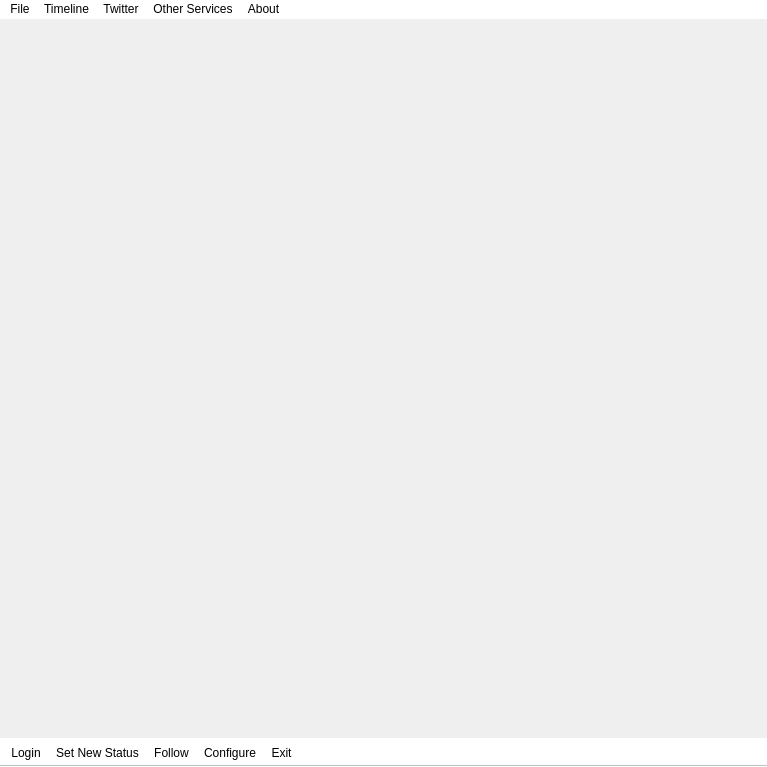
<ui version="4.0" >
 <class>MainWindow</class>
 <widget class="QMainWindow" name="MainWindow" >
  <property name="geometry" >
   <rect>
    <x>0</x>
    <y>0</y>
    <width>767</width>
    <height>767</height>
   </rect>
  </property>
  <property name="windowTitle" >
   <string>Twitter Client made in qt , This is UI First</string>
  </property>
  <property name="windowIcon" >
   <iconset resource="../images/images.qrc" >
    <normaloff>:/twitter/TwitterPostIcon.png</normaloff>:/twitter/TwitterPostIcon.png</iconset>
  </property>
  <property name="layoutDirection" >
   <enum>Qt::LeftToRight</enum>
  </property>
  <property name="autoFillBackground" >
   <bool>false</bool>
  </property>
  <property name="styleSheet" >
   <string notr="true" >background-image: url(:/globalStyle/work_area.png);</string>
  </property>
  <widget class="QWidget" name="centralwidget" >
   <widget class="QLabel" name="twitterImageLabel" >
    <property name="geometry" >
     <rect>
      <x>130</x>
      <y>80</y>
      <width>221</width>
      <height>61</height>
     </rect>
    </property>
    <property name="text" >
     <string/>
    </property>
    <property name="pixmap" >
     <pixmap resource="../images/images.qrc" >:/twitter/Twitter.png</pixmap>
    </property>
   </widget>
   <widget class="QLabel" name="textLabelMainWindow" >
    <property name="geometry" >
     <rect>
      <x>10</x>
      <y>0</y>
      <width>641</width>
      <height>381</height>
     </rect>
    </property>
    <property name="layoutDirection" >
     <enum>Qt::LeftToRight</enum>
    </property>
    <property name="autoFillBackground" >
     <bool>false</bool>
    </property>
    <property name="text" >
     <string/>
    </property>
    <property name="textFormat" >
     <enum>Qt::RichText</enum>
    </property>
    <property name="scaledContents" >
     <bool>true</bool>
    </property>
    <property name="alignment" >
     <set>Qt::AlignLeading|Qt::AlignLeft|Qt::AlignTop</set>
    </property>
    <property name="wordWrap" >
     <bool>true</bool>
    </property>
    <property name="openExternalLinks" >
     <bool>true</bool>
    </property>
   </widget>
  </widget>


  <widget class="QMenuBar" name="menubar" >
   <property name="geometry" >
    <rect>
     <x>0</x>
     <y>0</y>
     <width>609</width>
     <height>28</height>
    </rect>
   
</property>
      <property name="styleSheet" >
	      <string notr="true" >font: 75 italic 10pt "Utopia"; background-color: white; background-image: url(:./images/work_area2.png);
</string>

   </property>
   <widget class="QMenu" name="menuFile" >
    <property name="title" >
     <string>File</string>
    </property>
    <addaction name="actionLogin" />
    <addaction name="actionLogout" />
    <addaction name="actionPrint" />
    <addaction name="separator" />
    <addaction name="actionConfigure" />
    <addaction name="actionExit" />
   </widget>
   <widget class="QMenu" name="menuAbout" >
    <property name="title" >
     <string>Timeline</string>
    </property>
    <addaction name="actionPublic" />
    <addaction name="actionFriends" />
    <addaction name="actionOwn" />
   </widget>
   <widget class="QMenu" name="menuAbout_2" >
    <property name="title" >
     <string>About</string>
    </property>
    <addaction name="separator" />
    <addaction name="actionIs_It_Working" />
    <addaction name="actionAbout_Qt_Twitter" />
    <addaction name="actionAbout_Qt" />
    <addaction name="actionHelp" />
   </widget>
   <widget class="QMenu" name="menuOther_Services" >
    <property name="title" >
     <string>Other Services</string>
    </property>
    <widget class="QMenu" name="menuSet_FaceBook_Status" >
     <property name="tearOffEnabled" >
      <bool>false</bool>
     </property>
     <property name="title" >
      <string>Set FaceBook Status</string>
     </property>
     <property name="separatorsCollapsible" >
      <bool>false</bool>
     </property>
     <addaction name="actionFacebook_Status_Twitter" />
    </widget>
    <addaction name="menuSet_FaceBook_Status" />
    <addaction name="actionView_Images_From_Area" />
   </widget>
   <widget class="QMenu" name="menuTwitter" >
    <property name="title" >
     <string>Twitter</string>
    </property>
    <addaction name="actionSet_New_Status" />
    <addaction name="actionFollow" />
    <addaction name="actionLeave" />
    <addaction name="actionUser_Methods" />
    <addaction name="actionDirect_Message_Methods" />
    <addaction name="actionFriendship_Methods" />
    <addaction name="actionArchive" />
    <addaction name="actionFavorite_Methods" />
    <addaction name="actionBlock_Methods" />
   </widget>
   <addaction name="menuFile" />
   <addaction name="menuAbout" />
   <addaction name="menuTwitter" />
   <addaction name="menuOther_Services" />
   <addaction name="menuAbout_2" />
  </widget>
  <widget class="QToolBar" name="toolBar" >
   <property name="acceptDrops" >
    <bool>false</bool>
   </property>
   <property name="windowTitle" >
    <string>toolBar</string>
   </property>
   <property name="layoutDirection" >
    <enum>Qt::LeftToRight</enum>
   </property>
   <property name="autoFillBackground" >
    <bool>false</bool>
   </property>
   <property name="styleSheet" >
	   <string notr="true" >background-color: white; background-image: url(:/images/work_area2.png);
	   </string>
   </property>
   <property name="movable" >
    <bool>false</bool>
   </property>
   <property name="floatable" >
    <bool>false</bool>
   </property>
   <attribute name="toolBarArea" >
    <enum>BottomToolBarArea</enum>
   </attribute>
   <attribute name="toolBarBreak" >
    <bool>false</bool>
   </attribute>
   <addaction name="actionLogin" />
   <addaction name="actionSet_New_Status" />
   <addaction name="actionFollow" />
   <addaction name="actionConfigure" />
   <addaction name="actionExit" />
  </widget>
  <action name="actionLogin" >
   <property name="enabled" >
    <bool>true</bool>
   </property>
   <property name="icon" >
    <iconset resource="../images/images.qrc" >
     <normaloff>:/twitter/user-online.svg</normaloff>
     <normalon>:/twitter/twitter_system_tray1.png</normalon>:/twitter/user-online.svg</iconset>
   </property>
   <property name="text" >
    <string>Login</string>
   </property>
   <property name="toolTip" >
    <string>Login To Twitter</string>
   </property>
   <property name="statusTip" >
    <string>Simple Login to twitter</string>
   </property>
   <property name="iconVisibleInMenu" >
    <bool>true</bool>
   </property>
  </action>
  <action name="actionLogout" >
   <property name="enabled" >
    <bool>false</bool>
   </property>
   <property name="icon" >
    <iconset resource="../images/images.qrc" >
     <normaloff>:/twitter/user-offline.svg</normaloff>:/twitter/user-offline.svg</iconset>
   </property>
   <property name="text" >
    <string>Logout</string>
   </property>
   <property name="toolTip" >
    <string>Logout From Twitter</string>
   </property>
  </action>
  <action name="actionPrint" >
   <property name="icon" >
    <iconset resource="../images/images.qrc" >
     <normaloff>:/twitter/print.jpeg</normaloff>:/twitter/print.jpeg</iconset>
   </property>
   <property name="text" >
    <string>Print</string>
   </property>
  </action>
  <action name="actionPublic" >
   <property name="icon" >
    <iconset resource="../images/images.qrc" >
     <normaloff>:/twitter/twitter_system_tray_2.0.png</normaloff>:/twitter/twitter_system_tray_2.0.png</iconset>
   </property>
   <property name="text" >
    <string>Public</string>
   </property>
   <property name="statusTip" >
    <string>Display TimeLine's From Twitter Server</string>
   </property>
  </action>
  <action name="actionFriends" >
   <property name="icon" >
    <iconset resource="../images/images.qrc" >
     <normaloff>:/twitter/twitter_system_tray.png</normaloff>:/twitter/twitter_system_tray.png</iconset>
   </property>
   <property name="text" >
    <string>Friends</string>
   </property>
  </action>
  <action name="actionOwn" >
   <property name="icon" >
    <iconset resource="../images/images.qrc" >
     <normaloff>:/twitter/twhitter_btn_02.png</normaloff>:/twitter/twhitter_btn_02.png</iconset>
   </property>
   <property name="text" >
    <string>Own</string>
   </property>
  </action>
  <action name="actionAbout_Qt_Twitter" >
   <property name="icon" >
    <iconset resource="../images/images.qrc" >
     <normaloff>:/twitter/TwitterPostIcon.png</normaloff>:/twitter/TwitterPostIcon.png</iconset>
   </property>
   <property name="text" >
    <string>About Qt Twitter</string>
   </property>
  </action>
  <action name="actionAbout_Qt" >
   <property name="icon" >
    <iconset resource="../images/images.qrc" >
     <normaloff>:/twitter/qt.png</normaloff>:/twitter/qt.png</iconset>
   </property>
   <property name="text" >
    <string>About Qt</string>
   </property>
  </action>
  <action name="actionHelp" >
   <property name="icon" >
    <iconset resource="../images/images.qrc" >
     <normaloff>:/twitter/help-about.svg</normaloff>:/twitter/help-about.svg</iconset>
   </property>
   <property name="text" >
    <string>New From Twitter</string>
   </property>
  </action>
  <action name="actionExit" >
   <property name="icon" >
    <iconset resource="../images/images.qrc" >
     <normaloff>:/twitter/application-exit.svg</normaloff>:/twitter/application-exit.svg</iconset>
   </property>
   <property name="text" >
    <string>Exit</string>
   </property>
  </action>
  <action name="actionFacebook_Status_Twitter" >
   <property name="checkable" >
    <bool>true</bool>
   </property>
   <property name="icon" >
    <iconset resource="../images/images.qrc" >
     <normaloff>:/twitter/icon.facebook.png</normaloff>:/twitter/icon.facebook.png</iconset>
   </property>
   <property name="text" >
    <string>Facebook Status = Twitter</string>
   </property>
   <property name="toolTip" >
    <string>Set Facebook Status equal to Twitter's microblog from next update</string>
   </property>
   <property name="statusTip" >
    <string>Set Facebook Status equal to Twitter's microblog from next update</string>
   </property>
   <property name="whatsThis" >
    <string>Set Facebook Status equal to Twitter's microblog from next update</string>
   </property>
  </action>
  <action name="actionConfigure" >
   <property name="icon" >
    <iconset resource="../images/images.qrc" >
     <normaloff>:/twitter/configure.svg</normaloff>:/twitter/configure.svg</iconset>
   </property>
   <property name="text" >
    <string>Configure</string>
   </property>
  </action>
  <action name="actionSet_New_Status" >
   <property name="icon" >
    <iconset resource="../images/images.qrc" >
     <normaloff>:/twitter/im-status-message-edit.svg</normaloff>:/twitter/im-status-message-edit.svg</iconset>
   </property>
   <property name="text" >
    <string>Set New Status</string>
   </property>
  </action>
  <action name="actionFollow" >
   <property name="icon" >
    <iconset resource="../images/images.qrc" >
     <normaloff>:/twitter/add-profile.svg</normaloff>:/twitter/add-profile.svg</iconset>
   </property>
   <property name="text" >
    <string>Follow</string>
   </property>
  </action>
  <action name="actionLeave" >
   <property name="icon" >
    <iconset resource="../images/images.qrc" >
     <normaloff>:/twitter/remove-profile.svg</normaloff>:/twitter/remove-profile.svg</iconset>
   </property>
   <property name="text" >
    <string>Leave</string>
   </property>
  </action>
  <action name="actionUser_Methods" >
   <property name="icon" >
    <iconset resource="../images/images.qrc" >
     <normaloff>:/twitter/personal.svg</normaloff>:/twitter/personal.svg</iconset>
   </property>
   <property name="text" >
    <string>User Methods</string>
   </property>
  </action>
  <action name="actionDirect_Message_Methods" >
   <property name="icon" >
    <iconset resource="../images/images.qrc" >
     <normaloff>:/twitter/message-unread.svg</normaloff>:/twitter/message-unread.svg</iconset>
   </property>
   <property name="text" >
    <string>Direct Message Methods</string>
   </property>
  </action>
  <action name="actionFriendship_Methods" >
   <property name="text" >
    <string>Friendship Methods</string>
   </property>
  </action>
  <action name="actionArchive" >
   <property name="text" >
    <string>archive</string>
   </property>
  </action>
  <action name="actionFavorite_Methods" >
   <property name="text" >
    <string>Favorite Methods</string>
   </property>
  </action>
  <action name="actionBlock_Methods" >
   <property name="text" >
    <string>Block Methods</string>
   </property>
  </action>
  <action name="actionIs_It_Working" >
   <property name="icon" >
    <iconset resource="../images/images.qrc" >
     <normaloff>:/twitter/questionmark</normaloff>:/twitter/questionmark</iconset>
   </property>
   <property name="text" >
    <string>Is It Working?</string>
   </property>
  </action>
  <action name="actionView_Images_From_Area" >
   <property name="text" >
    <string>View Images From Area</string>
   </property>
  </action>
 </widget>
 <resources>
  <include location="../images/images.qrc" />
 </resources>
 <connections>
  <connection>
   <sender>actionExit</sender>
   <signal>triggered()</signal>
   <receiver>MainWindow</receiver>
   <slot>close()</slot>
   <hints>
    <hint type="sourcelabel" >
     <x>-1</x>
     <y>-1</y>
    </hint>
    <hint type="destinationlabel" >
     <x>240</x>
     <y>142</y>
    </hint>
   </hints>
  </connection>
 </connections>
</ui>
